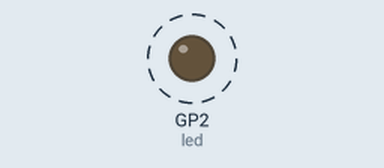
A program run on a simulated Raspberry Pi Pico running MicroPython. Parts: output pins drawn as LEDs (lit = HIGH). Dashed ring = blinking. What the program prints to the serial console is not drawn.

Above: at 0.5 s.
Timing chart, 0 to 4.6 s (numbered marks = the images above):
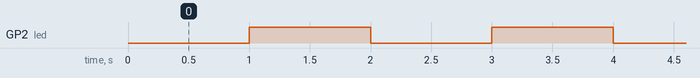

The program:

main.py
```python
import machine
import utime
# Creado por Daniel Alvarez (danidask@gmail.com) para curso de Python de EOI (eoi.es)
# Modificado por Victor Suarez (suarez.garcia.victor@gmail.com) para curso de python de EOI

# inicializamos el pin 2 (donde esta conectado el led azul de la placa) configurandolo como salida (OUT)
# En caso de tener Raspberry Pi Pico, usar pin 25 o pin 0 para led interno.
led = machine.Pin(2, machine.Pin.OUT | machine.Pin.PULL_UP)
# El PULL_UP Activa la resistencia interna que permite evitar falsos positivos o cortos para proteger la patilla.

while True:  # bucle infinito
    # NOTA tal y como esta conectado el led en la placa, 0v hace que se encienda y 3,3v hace que se apague
    led.off()  # pone la salida correspondiente a 0v
    # led.value(0)  # hace lo mismo que la linea anterior
    print("X LED encendido")
    utime.sleep(1)  # hace una pausa de x segundos
    led.on()  # pone la salida correspondiente a 3,3v
    # led.value(1)  # hace lo mismo que la linea anterior
    print("- LED apagado")
    utime.sleep_ms(1000)  # como alternativa se puede definir las pausas en milisegundos
```

Measured:
- by itself, GP2 (led): alternates HIGH for 1.0 s and LOW for 1.0 s
